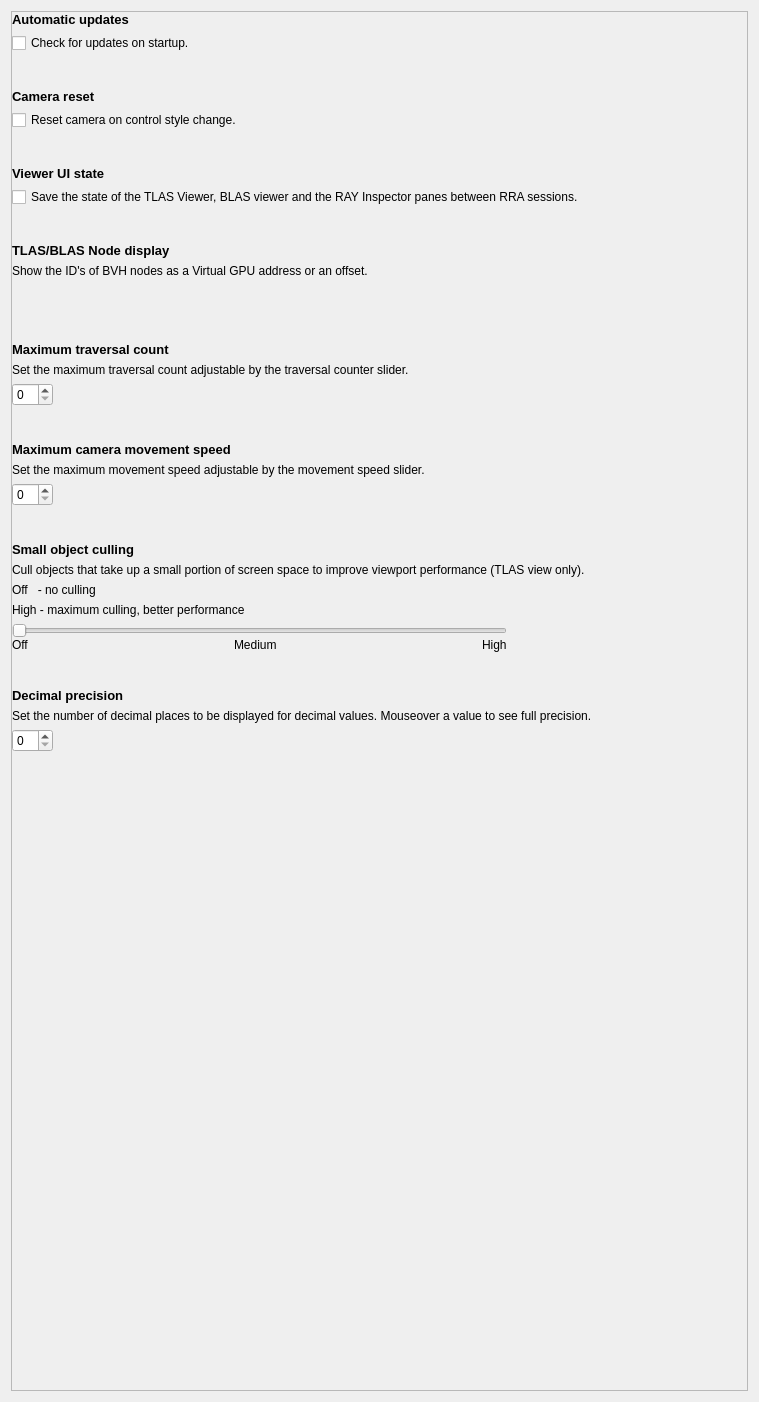
<?xml version="1.0" encoding="UTF-8"?>
<ui version="4.0">
 <class>SettingsPane</class>
 <widget class="QWidget" name="settings_pane_">
  <property name="geometry">
   <rect>
    <x>0</x>
    <y>0</y>
    <width>759</width>
    <height>1402</height>
   </rect>
  </property>
  <layout class="QVBoxLayout" name="root_widget_layout_">
   <item>
    <widget class="QScrollArea" name="main_scroll_area_">
     <property name="widgetResizable">
      <bool>true</bool>
     </property>
     <widget class="QWidget" name="main_content_">
      <property name="geometry">
       <rect>
        <x>0</x>
        <y>0</y>
        <width>735</width>
        <height>1045</height>
       </rect>
      </property>
      <property name="sizePolicy">
       <sizepolicy hsizetype="Preferred" vsizetype="Fixed">
        <horstretch>0</horstretch>
        <verstretch>0</verstretch>
       </sizepolicy>
      </property>
      <layout class="QVBoxLayout" name="vertical_layout_">
       <property name="spacing">
        <number>6</number>
       </property>
       <property name="leftMargin">
        <number>0</number>
       </property>
       <property name="topMargin">
        <number>0</number>
       </property>
       <property name="rightMargin">
        <number>0</number>
       </property>
       <property name="bottomMargin">
        <number>0</number>
       </property>
       <item>
        <widget class="ScaledLabel" name="check_for_updates_on_startup_title_">
         <property name="sizePolicy">
          <sizepolicy hsizetype="Minimum" vsizetype="Fixed">
           <horstretch>0</horstretch>
           <verstretch>0</verstretch>
          </sizepolicy>
         </property>
         <property name="font">
          <font>
           <pointsize>10</pointsize>
           <weight>75</weight>
           <bold>true</bold>
          </font>
         </property>
         <property name="text">
          <string>Automatic updates</string>
         </property>
        </widget>
       </item>
       <item>
        <widget class="QWidget" name="automatic_updates_wrapper_" native="true">
         <layout class="QHBoxLayout" name="horizontal_layout_1_">
          <property name="leftMargin">
           <number>0</number>
          </property>
          <property name="topMargin">
           <number>0</number>
          </property>
          <property name="rightMargin">
           <number>0</number>
          </property>
          <property name="bottomMargin">
           <number>0</number>
          </property>
          <item>
           <widget class="CheckBoxWidget" name="check_for_updates_on_startup_checkbox_">
            <property name="sizePolicy">
             <sizepolicy hsizetype="Fixed" vsizetype="Fixed">
              <horstretch>0</horstretch>
              <verstretch>0</verstretch>
             </sizepolicy>
            </property>
            <property name="text">
             <string>Check for updates on startup.</string>
            </property>
           </widget>
          </item>
          <item>
           <spacer name="horizontal_spacer_2_">
            <property name="orientation">
             <enum>Qt::Horizontal</enum>
            </property>
            <property name="sizeHint" stdset="0">
             <size>
              <width>40</width>
              <height>20</height>
             </size>
            </property>
           </spacer>
          </item>
         </layout>
        </widget>
       </item>
       <item>
        <spacer name="vertical_spacer_1_">
         <property name="orientation">
          <enum>Qt::Vertical</enum>
         </property>
         <property name="sizeType">
          <enum>QSizePolicy::Fixed</enum>
         </property>
         <property name="sizeHint" stdset="0">
          <size>
           <width>20</width>
           <height>30</height>
          </size>
         </property>
        </spacer>
       </item>
       <item>
        <widget class="ScaledLabel" name="reset_camera_on_style_change_title_">
         <property name="sizePolicy">
          <sizepolicy hsizetype="Minimum" vsizetype="Fixed">
           <horstretch>0</horstretch>
           <verstretch>0</verstretch>
          </sizepolicy>
         </property>
         <property name="font">
          <font>
           <pointsize>10</pointsize>
           <weight>75</weight>
           <bold>true</bold>
          </font>
         </property>
         <property name="text">
          <string>Camera reset</string>
         </property>
        </widget>
       </item>
       <item>
        <widget class="QWidget" name="reset_camera_on_style_change_wrapper_" native="true">
         <layout class="QHBoxLayout" name="horizontal_layout_2_">
          <property name="leftMargin">
           <number>0</number>
          </property>
          <property name="topMargin">
           <number>0</number>
          </property>
          <property name="rightMargin">
           <number>0</number>
          </property>
          <property name="bottomMargin">
           <number>0</number>
          </property>
          <item>
           <widget class="CheckBoxWidget" name="reset_camera_on_style_change_checkbox_">
            <property name="sizePolicy">
             <sizepolicy hsizetype="Fixed" vsizetype="Fixed">
              <horstretch>0</horstretch>
              <verstretch>0</verstretch>
             </sizepolicy>
            </property>
            <property name="text">
             <string>Reset camera on control style change.</string>
            </property>
           </widget>
          </item>
          <item>
           <spacer>
            <property name="orientation">
             <enum>Qt::Horizontal</enum>
            </property>
            <property name="sizeHint" stdset="0">
             <size>
              <width>40</width>
              <height>20</height>
             </size>
            </property>
           </spacer>
          </item>
         </layout>
        </widget>
       </item>
       <item>
        <spacer name="vertical_spacer_2_">
         <property name="orientation">
          <enum>Qt::Vertical</enum>
         </property>
         <property name="sizeType">
          <enum>QSizePolicy::Fixed</enum>
         </property>
         <property name="sizeHint" stdset="0">
          <size>
           <width>20</width>
           <height>30</height>
          </size>
         </property>
        </spacer>
       </item>
       <item>
        <widget class="ScaledLabel" name="viewer_state_title_">
         <property name="sizePolicy">
          <sizepolicy hsizetype="Minimum" vsizetype="Fixed">
           <horstretch>0</horstretch>
           <verstretch>0</verstretch>
          </sizepolicy>
         </property>
         <property name="font">
          <font>
           <pointsize>10</pointsize>
           <weight>75</weight>
           <bold>true</bold>
          </font>
         </property>
         <property name="text">
          <string>Viewer UI state</string>
         </property>
        </widget>
       </item>
       <item>
        <widget class="QWidget" name="viewer_state_wrapper_" native="true">
         <layout class="QHBoxLayout" name="horizontal_layout_3_">
          <property name="leftMargin">
           <number>0</number>
          </property>
          <property name="topMargin">
           <number>0</number>
          </property>
          <property name="rightMargin">
           <number>0</number>
          </property>
          <property name="bottomMargin">
           <number>0</number>
          </property>
          <item>
           <widget class="CheckBoxWidget" name="viewer_state_checkbox_">
            <property name="sizePolicy">
             <sizepolicy hsizetype="Fixed" vsizetype="Fixed">
              <horstretch>0</horstretch>
              <verstretch>0</verstretch>
             </sizepolicy>
            </property>
            <property name="text">
             <string>Save the state of the TLAS Viewer, BLAS viewer and the RAY Inspector panes between RRA sessions.</string>
            </property>
           </widget>
          </item>
          <item>
           <spacer>
            <property name="orientation">
             <enum>Qt::Horizontal</enum>
            </property>
            <property name="sizeHint" stdset="0">
             <size>
              <width>40</width>
              <height>20</height>
             </size>
            </property>
           </spacer>
          </item>
         </layout>
        </widget>
       </item>
       <item>
        <spacer>
         <property name="orientation">
          <enum>Qt::Vertical</enum>
         </property>
         <property name="sizeType">
          <enum>QSizePolicy::Fixed</enum>
         </property>
         <property name="sizeHint" stdset="0">
          <size>
           <width>20</width>
           <height>30</height>
          </size>
         </property>
        </spacer>
       </item>
       <item>
        <widget class="ScaledLabel" name="treeview_label_">
         <property name="sizePolicy">
          <sizepolicy hsizetype="Minimum" vsizetype="Fixed">
           <horstretch>0</horstretch>
           <verstretch>0</verstretch>
          </sizepolicy>
         </property>
         <property name="font">
          <font>
           <pointsize>10</pointsize>
           <weight>75</weight>
           <bold>true</bold>
          </font>
         </property>
         <property name="text">
          <string>TLAS/BLAS Node display</string>
         </property>
         <property name="scaledContents">
          <bool>false</bool>
         </property>
         <property name="indent">
          <number>0</number>
         </property>
        </widget>
       </item>
       <item>
        <widget class="ScaledLabel" name="treeview_description_label_">
         <property name="sizePolicy">
          <sizepolicy hsizetype="Minimum" vsizetype="Fixed">
           <horstretch>0</horstretch>
           <verstretch>0</verstretch>
          </sizepolicy>
         </property>
         <property name="text">
          <string>Show the ID's of BVH nodes as a Virtual GPU address or an offset.</string>
         </property>
         <property name="indent">
          <number>0</number>
         </property>
        </widget>
       </item>
       <item>
        <spacer name="vertical_spacer_3_">
         <property name="orientation">
          <enum>Qt::Vertical</enum>
         </property>
         <property name="sizeType">
          <enum>QSizePolicy::Fixed</enum>
         </property>
         <property name="sizeHint" stdset="0">
          <size>
           <width>20</width>
           <height>2</height>
          </size>
         </property>
        </spacer>
       </item>
       <item>
        <layout class="QHBoxLayout" name="horizontal_layout_5_">
         <property name="spacing">
          <number>0</number>
         </property>
         <property name="leftMargin">
          <number>0</number>
         </property>
         <property name="topMargin">
          <number>0</number>
         </property>
         <property name="rightMargin">
          <number>0</number>
         </property>
         <property name="bottomMargin">
          <number>0</number>
         </property>
         <item>
          <widget class="ArrowIconComboBox" name="treeview_combo_push_button_" native="true">
           <property name="sizePolicy">
            <sizepolicy hsizetype="Fixed" vsizetype="Fixed">
             <horstretch>0</horstretch>
             <verstretch>0</verstretch>
            </sizepolicy>
           </property>
           <property name="text" stdset="0">
            <string>Offset</string>
           </property>
          </widget>
         </item>
         <item>
          <spacer name="horizontal_spacer_3_">
           <property name="orientation">
            <enum>Qt::Horizontal</enum>
           </property>
           <property name="sizeHint" stdset="0">
            <size>
             <width>40</width>
             <height>20</height>
            </size>
           </property>
          </spacer>
         </item>
        </layout>
       </item>
       <item>
        <spacer name="vertical_spacer_4_">
         <property name="orientation">
          <enum>Qt::Vertical</enum>
         </property>
         <property name="sizeType">
          <enum>QSizePolicy::Fixed</enum>
         </property>
         <property name="sizeHint" stdset="0">
          <size>
           <width>20</width>
           <height>30</height>
          </size>
         </property>
        </spacer>
       </item>
       <item>
        <widget class="ScaledLabel" name="max_traversal_slider_value_label_">
         <property name="sizePolicy">
          <sizepolicy hsizetype="Minimum" vsizetype="Fixed">
           <horstretch>0</horstretch>
           <verstretch>0</verstretch>
          </sizepolicy>
         </property>
         <property name="font">
          <font>
           <pointsize>10</pointsize>
           <weight>75</weight>
           <bold>true</bold>
          </font>
         </property>
         <property name="text">
          <string>Maximum traversal count</string>
         </property>
         <property name="scaledContents">
          <bool>false</bool>
         </property>
         <property name="indent">
          <number>0</number>
         </property>
        </widget>
       </item>
       <item>
        <widget class="ScaledLabel" name="max_traversal_slider_value_description_label_">
         <property name="sizePolicy">
          <sizepolicy hsizetype="Minimum" vsizetype="Fixed">
           <horstretch>0</horstretch>
           <verstretch>0</verstretch>
          </sizepolicy>
         </property>
         <property name="text">
          <string>Set the maximum traversal count adjustable by the traversal counter slider.</string>
         </property>
         <property name="indent">
          <number>0</number>
         </property>
        </widget>
       </item>
       <item>
        <widget class="ScaledSpinBox" name="content_max_traversal_slider_value_">
         <property name="sizePolicy">
          <sizepolicy hsizetype="Fixed" vsizetype="Fixed">
           <horstretch>0</horstretch>
           <verstretch>0</verstretch>
          </sizepolicy>
         </property>
         <property name="font">
          <font>
           <weight>50</weight>
           <bold>false</bold>
          </font>
         </property>
        </widget>
       </item>
       <item>
        <spacer name="vertical_spacer_5_">
         <property name="orientation">
          <enum>Qt::Vertical</enum>
         </property>
         <property name="sizeType">
          <enum>QSizePolicy::Fixed</enum>
         </property>
         <property name="sizeHint" stdset="0">
          <size>
           <width>20</width>
           <height>30</height>
          </size>
         </property>
        </spacer>
       </item>
       <item>
        <widget class="ScaledLabel" name="max_movement_speed_label_">
         <property name="sizePolicy">
          <sizepolicy hsizetype="Minimum" vsizetype="Fixed">
           <horstretch>0</horstretch>
           <verstretch>0</verstretch>
          </sizepolicy>
         </property>
         <property name="font">
          <font>
           <pointsize>10</pointsize>
           <weight>75</weight>
           <bold>true</bold>
          </font>
         </property>
         <property name="text">
          <string>Maximum camera movement speed</string>
         </property>
         <property name="scaledContents">
          <bool>false</bool>
         </property>
         <property name="indent">
          <number>0</number>
         </property>
        </widget>
       </item>
       <item>
        <widget class="ScaledLabel" name="max_movement_speed_description_label_">
         <property name="sizePolicy">
          <sizepolicy hsizetype="Minimum" vsizetype="Fixed">
           <horstretch>0</horstretch>
           <verstretch>0</verstretch>
          </sizepolicy>
         </property>
         <property name="text">
          <string>Set the maximum movement speed adjustable by the movement speed slider.</string>
         </property>
         <property name="indent">
          <number>0</number>
         </property>
        </widget>
       </item>
       <item>
        <widget class="ScaledSpinBox" name="content_max_movement_speed_">
         <property name="sizePolicy">
          <sizepolicy hsizetype="Fixed" vsizetype="Fixed">
           <horstretch>0</horstretch>
           <verstretch>0</verstretch>
          </sizepolicy>
         </property>
         <property name="font">
          <font>
           <weight>50</weight>
           <bold>false</bold>
          </font>
         </property>
        </widget>
       </item>
       <item>
        <spacer name="vertical_spacer_6_">
         <property name="orientation">
          <enum>Qt::Vertical</enum>
         </property>
         <property name="sizeType">
          <enum>QSizePolicy::Fixed</enum>
         </property>
         <property name="sizeHint" stdset="0">
          <size>
           <width>20</width>
           <height>30</height>
          </size>
         </property>
        </spacer>
       </item>
       <item>
        <widget class="ScaledLabel" name="small_object_culling_label_">
         <property name="sizePolicy">
          <sizepolicy hsizetype="Minimum" vsizetype="Fixed">
           <horstretch>0</horstretch>
           <verstretch>0</verstretch>
          </sizepolicy>
         </property>
         <property name="font">
          <font>
           <pointsize>10</pointsize>
           <weight>75</weight>
           <bold>true</bold>
          </font>
         </property>
         <property name="text">
          <string>Small object culling</string>
         </property>
         <property name="scaledContents">
          <bool>false</bool>
         </property>
         <property name="indent">
          <number>0</number>
         </property>
        </widget>
       </item>
       <item>
        <widget class="ScaledLabel" name="small_object_culling_description_label_">
         <property name="sizePolicy">
          <sizepolicy hsizetype="Minimum" vsizetype="Fixed">
           <horstretch>0</horstretch>
           <verstretch>0</verstretch>
          </sizepolicy>
         </property>
         <property name="text">
          <string>Cull objects that take up a small portion of screen space to improve viewport performance (TLAS view only).</string>
         </property>
         <property name="indent">
          <number>0</number>
         </property>
        </widget>
       </item>
       <item>
        <widget class="ScaledLabel" name="small_object_culling_off_details_label_">
         <property name="sizePolicy">
          <sizepolicy hsizetype="Minimum" vsizetype="Fixed">
           <horstretch>0</horstretch>
           <verstretch>0</verstretch>
          </sizepolicy>
         </property>
         <property name="text">
          <string>Off   - no culling</string>
         </property>
         <property name="indent">
          <number>0</number>
         </property>
        </widget>
       </item>
       <item>
        <widget class="ScaledLabel" name="small_object_culling_high_details_label_">
         <property name="sizePolicy">
          <sizepolicy hsizetype="Minimum" vsizetype="Fixed">
           <horstretch>0</horstretch>
           <verstretch>0</verstretch>
          </sizepolicy>
         </property>
         <property name="text">
          <string>High - maximum culling, better performance</string>
         </property>
         <property name="indent">
          <number>0</number>
         </property>
        </widget>
       </item>
       <item>
        <widget class="QFrame" name="instance_group_" native="true">
         <property name="sizePolicy">
          <sizepolicy hsizetype="Maximum" vsizetype="Fixed">
           <horstretch>0</horstretch>
           <verstretch>0</verstretch>
          </sizepolicy>
         </property>
         <property name="maximumSize">
          <size>
           <width>500</width>
           <height>100</height>
          </size>
         </property>
         <layout class="QVBoxLayout" name="instance_group_layout_">
          <property name="spacing">
           <number>0</number>
          </property>
          <property name="leftMargin">
           <number>0</number>
          </property>
          <property name="topMargin">
           <number>0</number>
          </property>
          <property name="rightMargin">
           <number>5</number>
          </property>
          <property name="bottomMargin">
           <number>0</number>
          </property>
          <item>
           <widget class="QSlider" name="small_object_culling_content_">
            <property name="sizePolicy">
             <sizepolicy hsizetype="Minimum" vsizetype="Fixed">
              <horstretch>0</horstretch>
              <verstretch>0</verstretch>
             </sizepolicy>
            </property>
            <property name="cursor">
             <cursorShape>PointingHandCursor</cursorShape>
            </property>
            <property name="minimum">
             <number>0</number>
            </property>
            <property name="maximum">
             <number>100</number>
            </property>
            <property name="orientation">
             <enum>Qt::Horizontal</enum>
            </property>
            <property name="invertedAppearance">
             <bool>false</bool>
            </property>
            <property name="invertedControls">
             <bool>false</bool>
            </property>
           </widget>
          </item>
          <item>
           <layout class="QHBoxLayout">
            <item>
             <widget class="ScaledLabel" name="scaled_label_1_">
              <property name="sizePolicy">
               <sizepolicy hsizetype="Minimum" vsizetype="Fixed">
                <horstretch>0</horstretch>
                <verstretch>0</verstretch>
               </sizepolicy>
              </property>
              <property name="text">
               <string>Off</string>
              </property>
              <property name="indent">
               <number>0</number>
              </property>
             </widget>
            </item>
            <item>
             <spacer>
              <property name="orientation">
               <enum>Qt::Horizontal</enum>
              </property>
              <property name="sizeType">
               <enum>QSizePolicy::Expanding</enum>
              </property>
              <property name="sizeHint" stdset="0">
               <size>
                <width>20</width>
                <height>10</height>
               </size>
              </property>
             </spacer>
            </item>
            <item>
             <widget class="ScaledLabel" name="scaled_label_2_">
              <property name="sizePolicy">
               <sizepolicy hsizetype="Minimum" vsizetype="Fixed">
                <horstretch>0</horstretch>
                <verstretch>0</verstretch>
               </sizepolicy>
              </property>
              <property name="text">
               <string>Medium</string>
              </property>
              <property name="indent">
               <number>0</number>
              </property>
             </widget>
            </item>
            <item>
             <spacer>
              <property name="orientation">
               <enum>Qt::Horizontal</enum>
              </property>
              <property name="sizeType">
               <enum>QSizePolicy::Expanding</enum>
              </property>
              <property name="sizeHint" stdset="0">
               <size>
                <width>20</width>
                <height>10</height>
               </size>
              </property>
             </spacer>
            </item>
            <item>
             <widget class="ScaledLabel" name="scaled_label_3_">
              <property name="sizePolicy">
               <sizepolicy hsizetype="Minimum" vsizetype="Fixed">
                <horstretch>0</horstretch>
                <verstretch>0</verstretch>
               </sizepolicy>
              </property>
              <property name="text">
               <string>High</string>
              </property>
              <property name="indent">
               <number>0</number>
              </property>
             </widget>
            </item>
           </layout>
          </item>
         </layout>
        </widget>
       </item>
       <item>
        <spacer name="vertical_spacer_7_">
         <property name="orientation">
          <enum>Qt::Vertical</enum>
         </property>
         <property name="sizeType">
          <enum>QSizePolicy::Fixed</enum>
         </property>
         <property name="sizeHint" stdset="0">
          <size>
           <width>20</width>
           <height>30</height>
          </size>
         </property>
        </spacer>
       </item>
       <item>
        <widget class="ScaledLabel" name="decimal_precision_label_">
         <property name="sizePolicy">
          <sizepolicy hsizetype="Minimum" vsizetype="Fixed">
           <horstretch>0</horstretch>
           <verstretch>0</verstretch>
          </sizepolicy>
         </property>
         <property name="font">
          <font>
           <pointsize>10</pointsize>
           <weight>75</weight>
           <bold>true</bold>
          </font>
         </property>
         <property name="text">
          <string>Decimal precision</string>
         </property>
         <property name="scaledContents">
          <bool>false</bool>
         </property>
         <property name="indent">
          <number>0</number>
         </property>
        </widget>
       </item>
       <item>
        <widget class="ScaledLabel" name="decimal_precision_description_label_">
         <property name="sizePolicy">
          <sizepolicy hsizetype="Minimum" vsizetype="Fixed">
           <horstretch>0</horstretch>
           <verstretch>0</verstretch>
          </sizepolicy>
         </property>
         <property name="text">
          <string>Set the number of decimal places to be displayed for decimal values. Mouseover a value to see full precision.</string>
         </property>
         <property name="indent">
          <number>0</number>
         </property>
        </widget>
       </item>
       <item>
        <widget class="ScaledSpinBox" name="content_decimal_precision_">
         <property name="sizePolicy">
          <sizepolicy hsizetype="Fixed" vsizetype="Fixed">
           <horstretch>0</horstretch>
           <verstretch>0</verstretch>
          </sizepolicy>
         </property>
         <property name="font">
          <font>
           <weight>50</weight>
           <bold>false</bold>
          </font>
         </property>
        </widget>
       </item>
       <item>
        <spacer name="verticalSpacer">
         <property name="orientation">
          <enum>Qt::Vertical</enum>
         </property>
         <property name="sizeType">
          <enum>QSizePolicy::Fixed</enum>
         </property>
         <property name="sizeHint" stdset="0">
          <size>
           <width>20</width>
           <height>30</height>
          </size>
         </property>
        </spacer>
       </item>
       <item>
        <widget class="DriverOverridesNotificationConfigWidget" name="driver_overrides_notification_config_widget_" native="true">
         <property name="sizePolicy">
          <sizepolicy hsizetype="Preferred" vsizetype="Fixed">
           <horstretch>0</horstretch>
           <verstretch>0</verstretch>
          </sizepolicy>
         </property>
         <property name="minimumSize">
          <size>
           <width>0</width>
           <height>20</height>
          </size>
         </property>
        </widget>
       </item>
      </layout>
     </widget>
    </widget>
   </item>
  </layout>
 </widget>
 <customwidgets>
  <customwidget>
   <class>ScaledSpinBox</class>
   <extends>QSpinBox</extends>
   <header>qt_common/custom_widgets/scaled_spin_box.h</header>
  </customwidget>
  <customwidget>
   <class>ArrowIconComboBox</class>
   <extends>QWidget</extends>
   <header>qt_common/custom_widgets/arrow_icon_combo_box.h</header>
   <container>1</container>
  </customwidget>
  <customwidget>
   <class>ScaledLabel</class>
   <extends>QLabel</extends>
   <header>qt_common/custom_widgets/scaled_label.h</header>
  </customwidget>
  <customwidget>
   <class>CheckBoxWidget</class>
   <extends>QCheckBox</extends>
   <header>qt_common/custom_widgets/check_box_widget.h</header>
  </customwidget>
  <customwidget>
   <class>DriverOverridesNotificationConfigWidget</class>
   <extends>QWidget</extends>
   <header>qt_common/custom_widgets/driver_overrides_notification_config_widget.h</header>
   <container>1</container>
  </customwidget>
 </customwidgets>
 <resources>
  <include location="resources.qrc"/>
 </resources>
 <connections/>
</ui>
